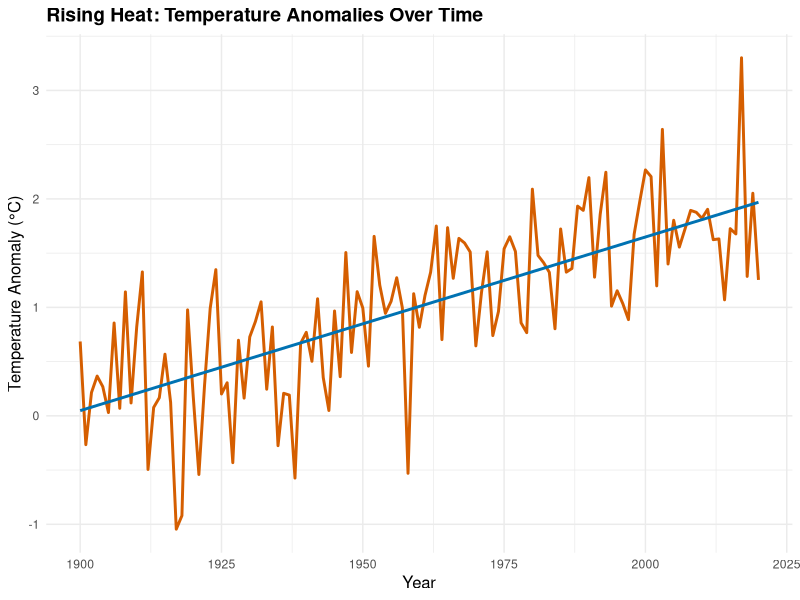

Generate this figure with R:
## ---- chunk 1
#| warning: false
#| message: false
#| echo: false  
#| fig-cap: "Figure 1: Simulated temperature anomalies in southeastern Australia (1900–2020), showing a clear warming trend amid natural variability."
#| label: fig-temp-trend
#| fig-width: 8
#| fig-height: 5

library(ggplot2)
set.seed(42)  
data <- data.frame(
  Year = 1900:2020,
  Temp = rnorm(121, mean = seq(0, 2, length.out = 121), sd = 0.5)  
)
ggplot(data, aes(x = Year, y = Temp)) +
  geom_line(color = "#D55E00", linewidth = 1) +  
  geom_smooth(method = "lm", color = "#0072B2", se = FALSE) +  
  labs(
    title = "Rising Heat: Temperature Anomalies Over Time",
    x = "Year",
    y = "Temperature Anomaly (°C)"
  ) +
  theme_minimal() +
  theme(
    plot.title = element_text(face = "bold", size = 14),
    axis.title = element_text(size = 12)
  )
